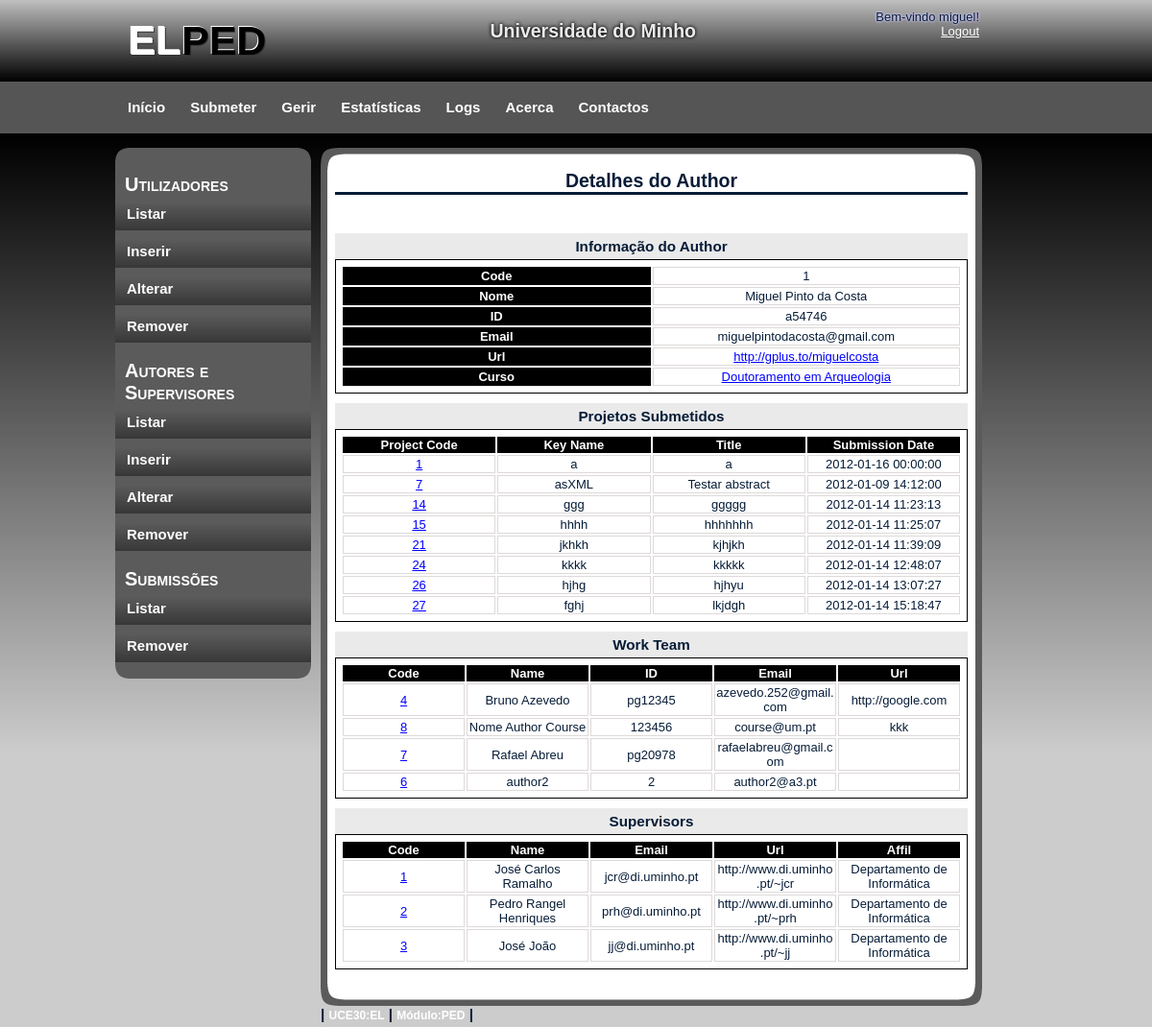
Screenshot of /gerirU/gerirAS_Show_author.php?authorcode=1 (signed in) with the database file from the repository.
### tables this page shows
CREATE TABLE IF NOT EXISTS `Author` (
  `authorcode` int(11) NOT NULL AUTO_INCREMENT,
  `name` varchar(50) NOT NULL,
  `id` varchar(10) NOT NULL,
  `email` varchar(50) NOT NULL,
  `url` varchar(2002) DEFAULT NULL,
  `coursecode` int(11) NOT NULL DEFAULT '0',
  PRIMARY KEY (`authorcode`),
  KEY `coursecode` (`coursecode`)
);

CREATE TABLE IF NOT EXISTS `Course` (
  `coursecode` int(11) NOT NULL AUTO_INCREMENT,
  `coursedescription` varchar(200) NOT NULL,
  PRIMARY KEY (`coursecode`)
);

CREATE TABLE IF NOT EXISTS `ProjAut` (
  `projcode` int(11) NOT NULL,
  `authorcode` int(11) NOT NULL,
  PRIMARY KEY (`projcode`,`authorcode`),
  KEY `authorcode` (`authorcode`)
);

CREATE TABLE IF NOT EXISTS `Project` (
  `projcode` int(11) NOT NULL AUTO_INCREMENT,
  `keyname` varchar(30) NOT NULL,
  `title` varchar(50) NOT NULL,
  `subtitle` varchar(100) DEFAULT NULL,
  `bdate` date NOT NULL,
  `edate` date NOT NULL,
  `subdate` datetime NOT NULL,
  `abstract` varchar(1502) NOT NULL,
  `coursecode` int(11) NOT NULL,
  `path` varchar(300) NOT NULL,
  PRIMARY KEY (`projcode`),
  KEY `coursecode` (`coursecode`)
);

CREATE TABLE IF NOT EXISTS `Supervisor` (
  `supcode` int(11) NOT NULL AUTO_INCREMENT,
  `name` varchar(50) NOT NULL,
  `email` varchar(50) NOT NULL,
  `url` varchar(2002) DEFAULT NULL,
  `affil` varchar(50) DEFAULT NULL,
  PRIMARY KEY (`supcode`)
);

### gerirU/gerirAS_Show_author.php (the view, shortened to what this page needs)
<!DOCTYPE html>
<html>
    <head>
        <link rel="stylesheet" type="text/css" href="../css/style.css" />
    </head>
    <body>
        <div id="container">
            <?php
            require_once '../header.php';
            require_once '../menus/menu_gerirU.php';
            require_once '../menus/leftmenuGerir.php';
            include '../ini.php';
            ?>
            <div id="content">
                <div id="content_top"></div>
                <div id="content_main">
                    <h2>Detalhes do Author</h2>
                    <br/>
                    <br/>
                    <div id="containt_main_users">
                        <?php
                        if (!$con) {
                            echo "<h3>Erro ao ligar ao servidor.</h3><br/>" . mysql_error();
                        } else {
                            $authorcode = $_GET["authorcode"];
                            $sql = "SELECT * FROM Author WHERE authorcode='$authorcode';";
                            $res = mysql_query($sql, $con);
                            while ($row = mysql_fetch_array($res)) {
                                ?>
                                <div id="details">
                                    <h3>Informação do Author</h3>
                                    <table>
                                        <tr>
                                            <th>Code</th>
                                            <td><?php echo $row['authorcode'] ?></td>
                                        </tr>
                                        <tr>
                                            <th>Nome</th>
                                            <td><?php echo $row['name'] ?></td>
                                        </tr>
                                        <tr>
                                            <th>ID</th>
                                            <td><?php echo $row['id'] ?></td>
                                        </tr>
                                        <tr>
                                            <th>Email</th>
                                            <td><?php echo $row['email'] ?></td>
                                        </tr>
                                        <tr>
                                            <th>Url</th>
                                            <td>
                                                <a href="<?php echo $row['url']; ?>" target="_blank">
                                                    <?php echo $row['url'] ?>
                                                </a>
                                            </td>
                                        </tr>
                                        <tr>
                                            <th>Curso</th>
                                            <td>
                                                <?php
                                                $course = $row['coursecode'];
                                                $sql2 = "SELECT coursedescription FROM Course WHERE coursecode=$course";
                                                $res2 = mysql_query($sql2, $con);
                                                $course_name = "";
                                                while ($reg2 = mysql_fetch_array($res2)) {
                                                    $course_name = $reg2["coursedescription"];
                                                }
                                                echo "<a href=\"gerirCourse_Show.php?id=$course\" >";
                                                echo $course_name;
                                                echo "</a>";
                                                ?>
                                            </td>
                                        </tr>
                                    </table>
                                    <?php
                                }
                                ?>
                                <h3>Projetos Submetidos</h3>
                                <?php
                                $sql = "SELECT projcode FROM ProjAut WHERE authorcode='$authorcode'";
                                $res = mysql_query($sql, $con);
                                ?>
                                <table>
                                    <tr>
                                        <th>Project Code</th>
                                        <th>Key Name</th>
                                        <th>Title</th>
                                        <th>Submission Date</th>
                                    </tr>
                                    <?php
                                    while ($row = mysql_fetch_array($res)) {
                                        $projcode = $row['projcode'];
                                        $sql2 = "SELECT projcode, keyname, title, subdate FROM Project WHERE projcode='$projcode'";
                                        $res2 = mysql_query($sql2, $con);
                                        while ($row2 = mysql_fetch_array($res2)) {
                                            echo "<tr>";
                                            echo "<td><a href=\"gerirS_Show.php?projcode=$projcode\"> $projcode</a></td>";
                                            echo "<td>" . $row2['keyname'] . "</td>";
                                            echo "<td>" . $row2['title'] . "</td>";
                                            echo "<td>" . $row2['subdate'] . "</td>";
                                            echo "</tr>";
                                        }
                                    }
                                    ?>
                                </table>
                                <h3>Work Team</h3>
                                <?php
                                $sql = "SELECT * FROM Author WHERE authorcode IN (
                                    SELECT authorcode FROM ProjAut WHERE projcode IN (
                                    SELECT projcode FROM ProjAut WHERE authorcode='$authorcode')
                                    AND authorcode!='$authorcode')";
                                $res = mysql_query($sql, $con);
                                ?>
                                <table>
                                    <tr>
                                        <th>Code</th>
                                        <th>Name</th>
                                        <th>ID</th>
                                        <th>Email</th>
                                        <th>Url</th>
                                    </tr>
                                    <?php
                                    while ($row = mysql_fetch_array($res)) {
                                        $id = $row['authorcode'];
                                        echo "<tr>";
                                        echo "<td><a href=\"gerirAS_Show_author.php?authorcode=$id\">" . $id . "</a></td>";
                                        echo "<td>" . $row['name'] . "</td>";
                                        echo "<td>" . $row['id'] . "</td>";
                                        echo "<td>" . $row['email'] . "</td>";
                                        echo "<td>" . $row['url'] . "</td>";
                                        echo "</tr>";
                                    }
                                    ?>
                                </table>
                                <h3>Supervisors</h3>
                                <?php
                                $sql = "SELECT * FROM Supervisor WHERE supcode IN(
                                    SELECT supcode FROM ProjSup WHERE projcode IN(
                                    SELECT projcode FROM ProjAut WHERE authorcode='$authorcode'))";
                                $res = mysql_query($sql, $con);
                                ?>
                                <table>
                                    <tr>
                                        <th>Code</th>
                                        <th>Name</th>
                                        <th>Email</th>
                                        <th>Url</th>
                                        <th>Affil</th>
                                    </tr>
                                    <?php
                                    while ($row = mysql_fetch_array($res)) {
                                        $id = $row['supcode'];
                                        echo "<tr>";
                                        echo "<td><a href=\"gerirAS_Show_supervisor.php?supcode=$id&page_p=1\">" . $id . "</a></td>";
                                        echo "<td>" . $row['name'] . "</td>";
                                        echo "<td>" . $row['email'] . "</td>";
                                        echo "<td>" . $row['url'] . "</td>";
                                        echo "<td>" . $row['affil'] . "</td>";
                                        echo "</tr>";
                                    }
                                    ?>
                                </table>
                                <?php
                            }
                            ?>
                        </div>
                    </div>
                    <br/>
                </div>
                <div id="content_bottom"></div>
                <?php
                require_once '../menus/footer.php';
                ?>
            </div>
        </div>
    </body>
</html>

### css/style.css (style rules this page uses)
body { margin: 0; padding: 0; text-align: left; font: 12px Arial, Helvetica, sans-serif; font-size: 13px; color: #061C37; background: #CCCCCC; background-image:url(images/background.png); background-repeat:repeat-x; }
* { margin: 0 auto 0 auto; text-align:left; }
a, a:visited { color: blue; }
#container { display: block; height:auto; position: relative; width: 960px; }
#content { display:block; float:left; width:689px; height:auto; padding-left:10px; padding-top:15px; padding-right:10px; padding-bottom:5px; }
#content_top { background-image:url(images/main_top.png); background-repeat:no-repeat; width:689px; height:23px; }
#content_main { background-image:url(images/main_back.png); background-repeat:repeat-y; width:659px; padding-left:15px; padding-right:15px; }
#content_main h2 { text-align: center; border-bottom-style: solid; }
#content_bottom { background-image:url(images/main_bottom.png); background-repeat:no-repeat; width:689px; height:23px; }
#containt_main_users h3 { margin-top: 10px; padding: 5px; background-color: #EAEAEA; text-align: center; }
#details { width: 100%; }
#details table { clear: both; border: 1px solid black; padding:5px; word-wrap:break-word; table-layout: fixed; height: 35px; width: 100%; overflow: visible; }
#details th { text-align: center; color: white; background-color:black; }
#details td { text-align: center; border-right-style: solid; border-left-style: solid; border-bottom-style: solid; border-top-style: solid; border-right-color: #ded9d9; border-left-color: #ded9d9; border-bottom-color: #ded9d9; border-top-color: #ded9d9; border-right-width: 1px; border-left-width: 1px; border-bottom-width: 1px; border-top-width: 1px; }
html, body { text-align: center; }

### rows the page displays
author: authorcode "1", name "Miguel Pinto da Costa", id "a54746", email "miguelpintodacosta@gmail.com", url "http://gplus.to/miguelcosta", coursecode.coursedescription "Doutoramento em Arqueologia"
projaut: projcode "1"
project: keyname "a", title "a", subdate "2012-01-16 00:00:00"
projaut: projcode "7"
project: keyname "asXML", title "Testar abstract", subdate "2012-01-09 14:12:00"
projaut: projcode "14"
project: keyname "ggg", title "ggggg", subdate "2012-01-14 11:23:13"
projaut: projcode "15"
project: keyname "hhhh", title "hhhhhhh", subdate "2012-01-14 11:25:07"
projaut: projcode "21"
project: keyname "jkhkh", title "kjhjkh", subdate "2012-01-14 11:39:09"
projaut: projcode "24"
project: keyname "kkkk", title "kkkkk", subdate "2012-01-14 12:48:07"
projaut: projcode "26"
project: keyname "hjhg", title "hjhyu", subdate "2012-01-14 13:07:27"
projaut: projcode "27"
project: keyname "fghj", title "lkjdgh", subdate "2012-01-14 15:18:47"
author: authorcode "4", name "Bruno Azevedo", id "pg12345", email "azevedo.252@gmail.com", url "http://google.com"
author: authorcode "8", name "Nome Author Course", id "123456", email "course@um.pt", url "kkk"
author: authorcode "7", name "Rafael Abreu", id "pg20978", email "rafaelabreu@gmail.com"
author: authorcode "6", name "author2", id "2", email "author2@a3.pt"
supervisor: supcode "1", name "José Carlos Ramalho", email "jcr@di.uminho.pt", url "http://www.di.uminho.pt/~jcr", affil "Departamento de Informática"
supervisor: supcode "2", name "Pedro Rangel Henriques", email "prh@di.uminho.pt", url "http://www.di.uminho.pt/~prh", affil "Departamento de Informática"
supervisor: supcode "3", name "José João", email "jj@di.uminho.pt", url "http://www.di.uminho.pt/~jj", affil "Departamento de Informática"

### other values shown
$_SESSION['username'] "miguel"
